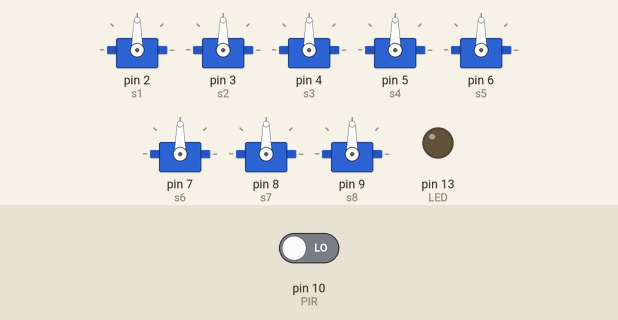
This sketch was run on a simulated Arduino Uno, built with avr-gcc and run on an emulated ATmega328P. Shown: 8 × servo, output pins drawn as LEDs (lit = HIGH). The test bench sets the inputs (shaded band); at power-on: pin 10 (PIR) LOW. What the sketch prints to the serial monitor is not drawn.

Above: at 0.1 s.
At 11.27 s:
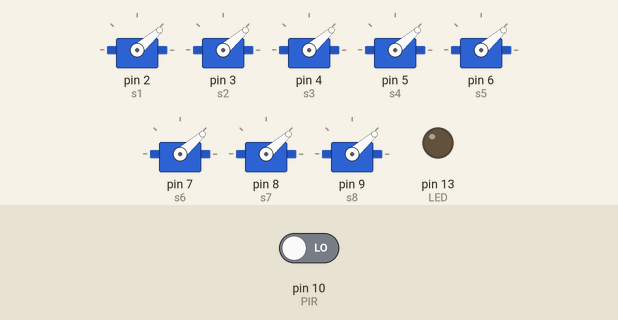
11.3 s: pin 10 (PIR) driven HIGH
At 12.1 s:
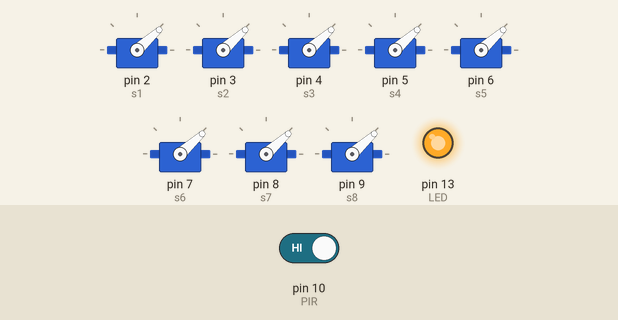
Timing chart, 0 to 17.8 s (numbered marks = the images above; inputs shaded):
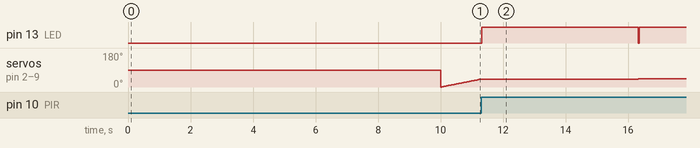

The sketch:

snakie-robot-project.ino
```cpp
// (licence header left out)
#include <Servo.h>

#define LED 13
#define PIR 10

// Servo library allows a maximum of eight objects to be instantiated
Servo s1, s2, s3, s4, s5, s6, s7, s8;

// Variable to store the servo positions
int pos;

void setup()
{
    pinMode(LED, OUTPUT);
    Serial.begin(9600);

    // Attaches each servo object to a specific digital pin
    s1.attach(2);
    s2.attach(3);
    s3.attach(4);
    s4.attach(5);
    s5.attach(6);
    s6.attach(7);
    s7.attach(8);
    s8.attach(9);

    // Assures the sensor to start with a low signal
    pinMode(PIR, INPUT);
    digitalWrite(PIR, LOW);
    // Gives some time to stabilize the sensor
    Serial.println("Stabilizing PIR sensor");
    for (int i = 0; i < 10; i++) {
        Serial.print(".");
        delay(1000);
    }
    Serial.println("Setup finished.");
    delay(1);
}

void loop()
{
    move();
    delay(1);
}

void move() {
    // Goes from 0 to 180 degrees in steps of 1 degree a time
    for (pos = 0; pos < 180; pos += 1) {
        // Sets all servo positions with the new value
        s1.write(pos);
        s2.write(pos);
        s3.write(pos);
        s4.write(pos);
        s5.write(pos);
        s6.write(pos);
        s7.write(pos);
        s8.write(pos);
        // Waits 30ms for all the servo motors to reach their position
        delay(30);
        detect();
    }
}

void detect() {
    if (digitalRead(PIR) == HIGH) {
        Serial.println("!");
        // Turns the LED on
        digitalWrite(LED, HIGH);
        // Waits for 5 seconds
        delay(5000);
        // Turns the LED off
        digitalWrite(LED, LOW);
    }
}
```

Measured:
- after the input at 11.3 s, pin 13 (LED): LOW → HIGH at once; servo on pin 2 (s1), servo on pin 3 (s2), servo on pin 4 (s3), servo on pin 5 (s4), servo on pin 6 (s5), servo on pin 7 (s6), servo on pin 8 (s7), servo on pin 9 (s8): stops changing and stays 42°
